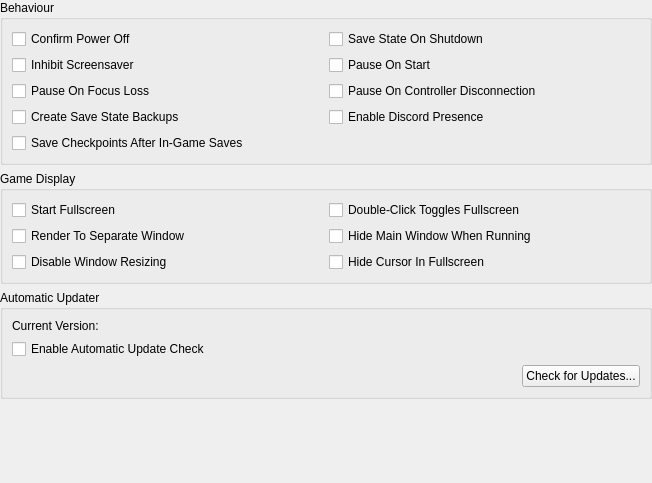
<?xml version="1.0" encoding="UTF-8"?>
<ui version="4.0">
 <class>InterfaceSettingsWidget</class>
 <widget class="QWidget" name="InterfaceSettingsWidget">
  <property name="geometry">
   <rect>
    <x>0</x>
    <y>0</y>
    <width>652</width>
    <height>483</height>
   </rect>
  </property>
  <layout class="QVBoxLayout" name="verticalLayout">
   <property name="leftMargin">
    <number>0</number>
   </property>
   <property name="topMargin">
    <number>0</number>
   </property>
   <property name="rightMargin">
    <number>0</number>
   </property>
   <property name="bottomMargin">
    <number>0</number>
   </property>
   <item>
    <widget class="QGroupBox" name="groupBox_4">
     <property name="title">
      <string>Behaviour</string>
     </property>
     <layout class="QGridLayout" name="formLayout_4">
      <item row="4" column="0">
       <widget class="QCheckBox" name="saveCheckpoints">
        <property name="text">
         <string>Save Checkpoints After In-Game Saves</string>
        </property>
       </widget>
      </item>
      <item row="3" column="0">
       <widget class="QCheckBox" name="createSaveStateBackups">
        <property name="text">
         <string>Create Save State Backups</string>
        </property>
       </widget>
      </item>
      <item row="3" column="1">
       <widget class="QCheckBox" name="enableDiscordPresence">
        <property name="text">
         <string>Enable Discord Presence</string>
        </property>
       </widget>
      </item>
      <item row="2" column="1">
       <widget class="QCheckBox" name="pauseOnControllerDisconnection">
        <property name="text">
         <string>Pause On Controller Disconnection</string>
        </property>
       </widget>
      </item>
      <item row="0" column="0">
       <widget class="QCheckBox" name="confirmPowerOff">
        <property name="text">
         <string>Confirm Power Off</string>
        </property>
       </widget>
      </item>
      <item row="1" column="0">
       <widget class="QCheckBox" name="inhibitScreensaver">
        <property name="text">
         <string>Inhibit Screensaver</string>
        </property>
       </widget>
      </item>
      <item row="0" column="1">
       <widget class="QCheckBox" name="saveStateOnExit">
        <property name="text">
         <string>Save State On Shutdown</string>
        </property>
       </widget>
      </item>
      <item row="1" column="1">
       <widget class="QCheckBox" name="pauseOnStart">
        <property name="text">
         <string>Pause On Start</string>
        </property>
       </widget>
      </item>
      <item row="2" column="0">
       <widget class="QCheckBox" name="pauseOnFocusLoss">
        <property name="text">
         <string>Pause On Focus Loss</string>
        </property>
       </widget>
      </item>
     </layout>
    </widget>
   </item>
   <item>
    <widget class="QGroupBox" name="groupBox_2">
     <property name="title">
      <string>Game Display</string>
     </property>
     <layout class="QGridLayout" name="gridLayout">
      <item row="0" column="0">
       <widget class="QCheckBox" name="startFullscreen">
        <property name="text">
         <string>Start Fullscreen</string>
        </property>
       </widget>
      </item>
      <item row="0" column="1">
       <widget class="QCheckBox" name="doubleClickTogglesFullscreen">
        <property name="text">
         <string>Double-Click Toggles Fullscreen</string>
        </property>
       </widget>
      </item>
      <item row="1" column="0">
       <widget class="QCheckBox" name="renderToSeparateWindow">
        <property name="text">
         <string>Render To Separate Window</string>
        </property>
       </widget>
      </item>
      <item row="1" column="1">
       <widget class="QCheckBox" name="hideMainWindow">
        <property name="text">
         <string>Hide Main Window When Running</string>
        </property>
       </widget>
      </item>
      <item row="2" column="0">
       <widget class="QCheckBox" name="disableWindowResizing">
        <property name="text">
         <string>Disable Window Resizing</string>
        </property>
       </widget>
      </item>
      <item row="2" column="1">
       <widget class="QCheckBox" name="hideMouseCursor">
        <property name="text">
         <string>Hide Cursor In Fullscreen</string>
        </property>
       </widget>
      </item>
     </layout>
    </widget>
   </item>
   <item>
    <widget class="QGroupBox" name="automaticUpdaterGroup">
     <property name="title">
      <string>Automatic Updater</string>
     </property>
     <layout class="QFormLayout" name="formLayout_2">
      <item row="1" column="0">
       <widget class="QLabel" name="label_5">
        <property name="text">
         <string>Current Version:</string>
        </property>
       </widget>
      </item>
      <item row="1" column="1">
       <widget class="QLabel" name="autoUpdateCurrentVersion">
        <property name="text">
         <string/>
        </property>
       </widget>
      </item>
      <item row="3" column="0" colspan="2">
       <widget class="QCheckBox" name="autoUpdateEnabled">
        <property name="text">
         <string>Enable Automatic Update Check</string>
        </property>
       </widget>
      </item>
      <item row="5" column="0" colspan="2">
       <layout class="QHBoxLayout" name="horizontalLayout_2">
        <item>
         <spacer name="horizontalSpacer">
          <property name="orientation">
           <enum>Qt::Horizontal</enum>
          </property>
          <property name="sizeHint" stdset="0">
           <size>
            <width>40</width>
            <height>20</height>
           </size>
          </property>
         </spacer>
        </item>
        <item>
         <widget class="QPushButton" name="checkForUpdates">
          <property name="text">
           <string>Check for Updates...</string>
          </property>
         </widget>
        </item>
       </layout>
      </item>
     </layout>
    </widget>
   </item>
   <item>
    <spacer name="verticalSpacer">
     <property name="orientation">
      <enum>Qt::Vertical</enum>
     </property>
     <property name="sizeHint" stdset="0">
      <size>
       <width>20</width>
       <height>40</height>
      </size>
     </property>
    </spacer>
   </item>
  </layout>
 </widget>
 <resources>
  <include location="resources/resources.qrc"/>
 </resources>
 <connections/>
</ui>
